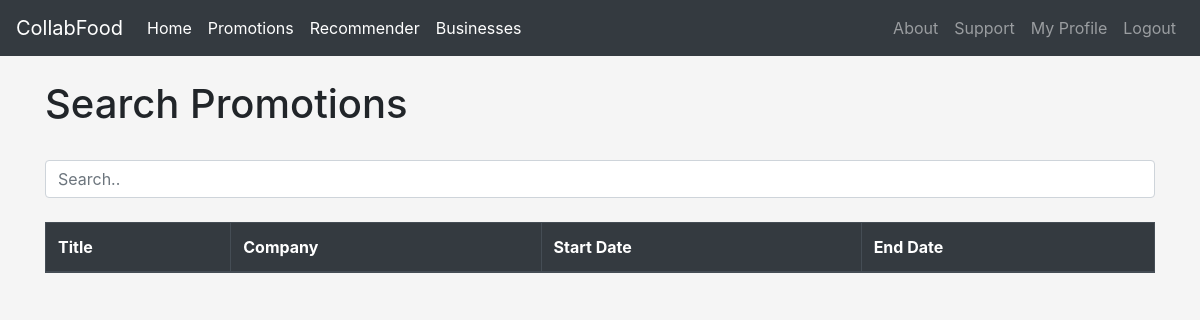
The app's page /searchpromotions (signed in), older data.
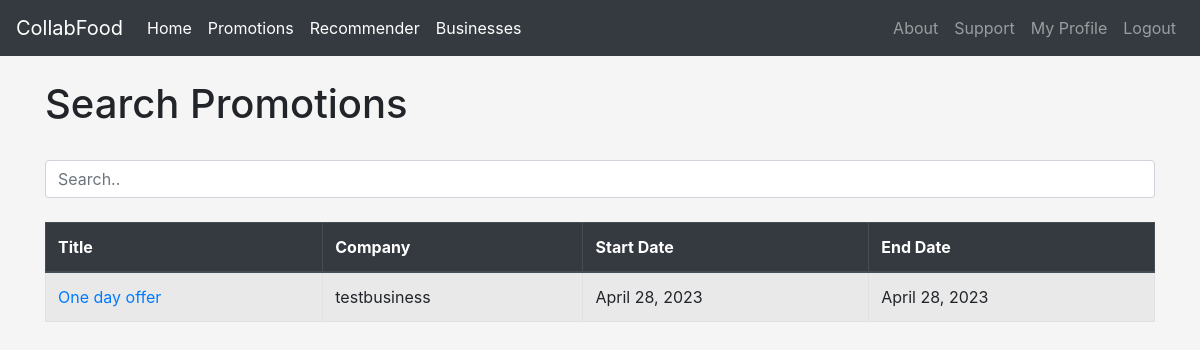
The same page, newer data.
### Homepage/models.py (models this page shows)
class Promotion(models.Model):
    title = models.CharField(max_length=100)
    description = models.CharField(max_length=999)
    createdBy = models.ForeignKey(User, on_delete=models.CASCADE)
    createdDate = models.DateTimeField(auto_now_add=True)
    startDate = models.DateField()
    endDate = models.DateField()
    isActive = models.BooleanField(default=True)
    def __str__(self):
        return f"{self.id} - {self.title} - createdBy:{self.createdBy} - startDate:{self.startDate} - endDate:{self.endDate}"

### Homepage/views.py (the view)
# urls.py: path('searchpromotions',views.search_promotion,name='searchpromotions'),
@login_required
def search_promotion(request):
	user_type = UserType.objects.get(user=request.user)
	promotions = Promotion.objects.all()
	if user_type.userType in ['user','business']:
		promotions = Promotion.objects.filter(isActive=True)
	else:
		promotions = Promotion.objects.all()
	print("zx promotions: "+str(promotions),flush=True)
	context = {'user_type': user_type, 'promotions':promotions}
	return render(request, 'searchpromotion.html', context)

### Homepage/templates/searchpromotion.html (shortened to what this page needs)
{% extends 'base.html' %}
{% block content %}
<h1>Search Promotions</h1>
<br>
<input class="form-control" id="searchPromotions" type="text" placeholder="Search..">
<br>
<table class="table table-striped table-bordered table-hover">
  <thead class="thead-dark">
    <tr>
        <th scope="col">Title</th>
        <th scope="col">Company</th>
        <th scope="col">Start Date</th>
        <th scope="col">End Date</th>
    </tr>
  </thead>
  <tbody id="Promotions">
    {% if promotions %}
      {% for item in promotions %}
        <tr>
            <td><a href="{% url 'viewpromotion' item.id %}">{{ item.title }}</a></td>
            <td>{{ item.createdBy }}</td>
            <td>{{ item.startDate }}</td>
            <td>{{ item.endDate }}</td>
        </tr>
      {% endfor %}
    {% endif %}
  </tbody>
</table>
{% endblock %}

Row changes from the older to the newer data that the page shows:
now on this page (row edited): Promotion: title "One day offer", createdBy "testbusiness", startDate "April 28, 2023", endDate "April 28, 2023"
